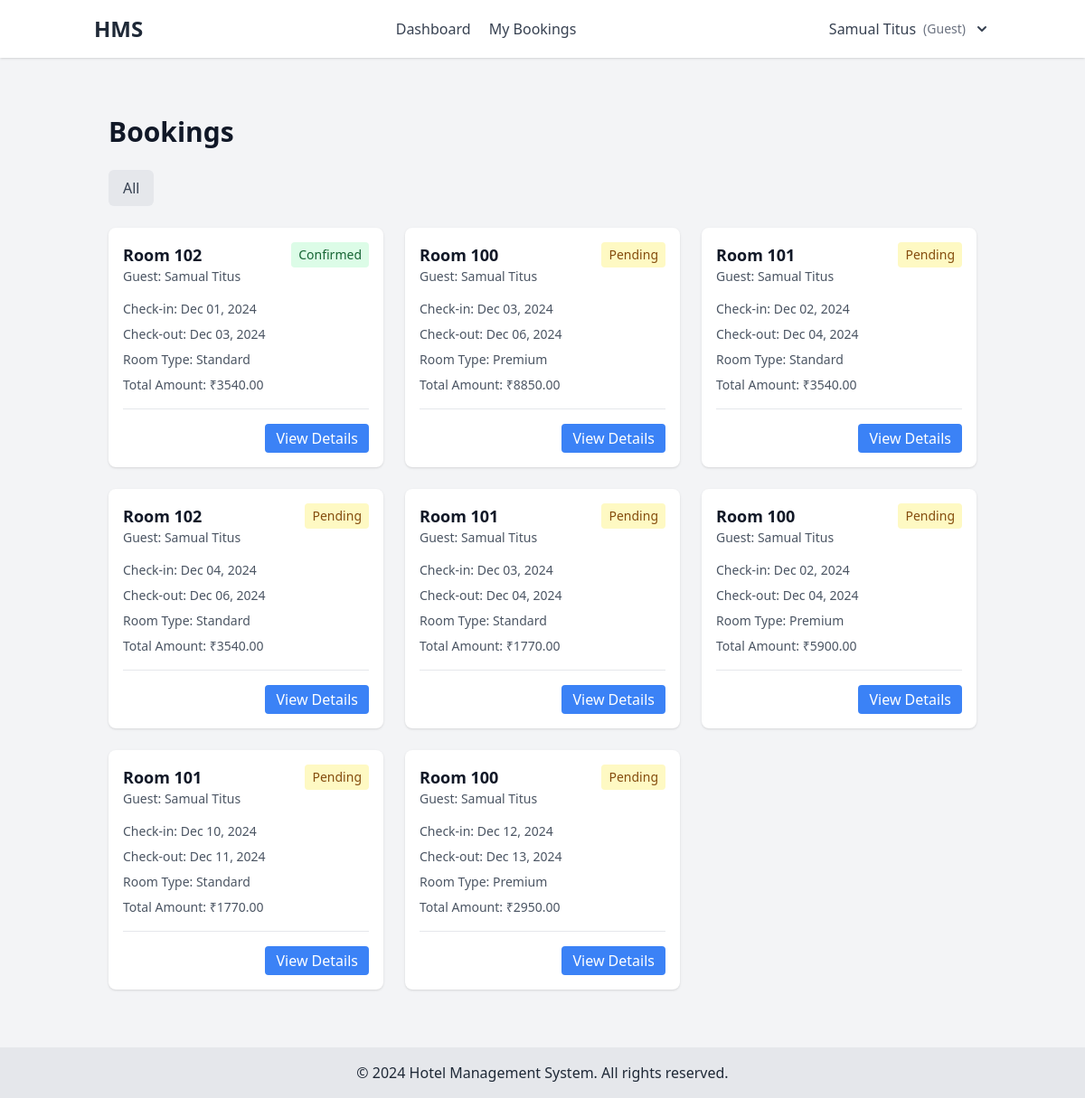
/bookings/list/ (signed in), run on the app's committed database.
### hms_app/models.py (models this page shows, shortened)
class User(AbstractUser):
    ADMIN = 'admin'
    MANAGER = 'manager'
    RECEPTIONIST = 'receptionist'
    HOUSEKEEPING = 'housekeeping'
    GUEST = 'guest'
    ROLE_CHOICES = [
        (ADMIN, 'Admin'),
        (MANAGER, 'Manager'),
        (RECEPTIONIST, 'Receptionist'),
        (HOUSEKEEPING, 'Housekeeping'),
        (GUEST, 'Guest'),
    ]
    role = models.CharField(max_length=20, choices=ROLE_CHOICES, default=GUEST)
    phone_number = models.CharField(max_length=15, blank=True)
    two_factor_enabled = models.BooleanField(default=False)
    two_factor_code = models.CharField(max_length=6, null=True, blank=True)

class Booking(models.Model):
    BOOKING_SOURCE_CHOICES = [
        ('DIRECT', 'Direct'),
        ('ONLINE', 'Online'),
    ]
    STATUS_CHOICES = (
        ('PENDING', 'Pending'),
        ('CONFIRMED', 'Confirmed'),
        ('CHECKED_IN', 'Checked In'),
        ('CHECKED_OUT', 'Checked Out'),
        ('CANCELLED', 'Cancelled'),
    )
    room = models.ForeignKey('Room', on_delete=models.CASCADE)
    guest = models.ForeignKey('User', on_delete=models.CASCADE)
    check_in_date = models.DateField()
    check_out_date = models.DateField()
    adults = models.PositiveIntegerField(default=1)
    children = models.PositiveIntegerField(default=0)
    booking_source = models.CharField(max_length=20, choices=BOOKING_SOURCE_CHOICES, default='DIRECT')
    created_at = models.DateTimeField(auto_now_add=True)
    updated_at = models.DateTimeField(auto_now=True)
    status = models.CharField(max_length=20, choices=STATUS_CHOICES, default='PENDING')
    room_charges = models.DecimalField(max_digits=10, decimal_places=2, default=0)
    service_charges = models.DecimalField(max_digits=10, decimal_places=2, default=0)
    tax_amount = models.DecimalField(max_digits=10, decimal_places=2, default=0)
    total_amount = models.DecimalField(max_digits=10, decimal_places=2, default=0)
    advance_payment = models.DecimalField(max_digits=10, decimal_places=2, default=0)
    payment_status = models.CharField(max_length=20, choices=[
        ('PENDING', 'Pending'),
        ('PARTIAL', 'Partial'),
        ('PAID', 'Paid')
    ], default='PENDING')

class Room(models.Model):
    ROOM_STATUS = [
        ('AVAILABLE', 'Available'),
        ('OCCUPIED', 'Occupied'),
        ('MAINTENANCE', 'Under Maintenance')
    ]
    room_number = models.CharField(max_length=10, unique=True)
    category = models.ForeignKey(RoomCategory, on_delete=models.PROTECT, related_name='rooms', null=True, blank=True)
    max_occupancy = models.PositiveIntegerField(default=2)
    bed_count = models.PositiveIntegerField(default=1)
    has_wifi = models.BooleanField(default=True)
    has_ac = models.BooleanField(default=True)
    status = models.CharField(max_length=20, choices=ROOM_STATUS, default='AVAILABLE')
    image = models.ImageField(upload_to='room_images/', null=True, blank=True)
    created_at = models.DateTimeField(default=timezone.now)
    updated_at = models.DateTimeField(auto_now=True)
    class Meta:
        ordering = ['room_number']

class RoomCategory(models.Model):
    name = models.CharField(max_length=50)
    base_price = models.DecimalField(max_digits=10, decimal_places=2)
    description = models.TextField(blank=True)
    class Meta:
        verbose_name_plural = "Room Categories"

### hms_app/views.py (the view)
# urls.py: path('bookings/list/', views.booking_list, name='booking_list'),
@login_required
def booking_list(request):
    if request.user.role == User.MANAGER:
        bookings = Booking.objects.all()
    elif request.user.role == User.RECEPTIONIST:
        bookings = Booking.objects.all()
    else:
        bookings = Booking.objects.filter(guest=request.user)
    return render(request, 'bookings/booking_list.html', {'bookings': bookings})

### templates/bookings/booking_list.html (shortened to what this page needs)
{% extends 'base.html' %}
{% block content %}
<div class="container mx-auto px-4 py-8">
    <div class="flex justify-between items-center mb-6">
        <h1 class="text-3xl font-bold text-gray-900">Bookings</h1>
    </div>
    <div class="flex space-x-4 mb-6">
        <button class="px-4 py-2 rounded-md {% if status == 'all' %}bg-blue-500 text-white{% else %}bg-gray-200 text-gray-700{% endif %} hover:bg-blue-600 hover:text-white">
            All
        </button>
    </div>
    <div class="grid gap-6 md:grid-cols-2 lg:grid-cols-3">
        {% for booking in bookings %}
        <div class="bg-white rounded-lg shadow overflow-hidden">
            <div class="p-4">
                <div class="flex justify-between items-start mb-4">
                    <div>
                        <h3 class="text-lg font-bold text-gray-900">
                            Room {{ booking.room.room_number }}
                        </h3>
                        <p class="text-sm text-gray-600">
                            Guest: {{ booking.guest.get_full_name }}
                        </p>
                    </div>
                    <span class="px-2 py-1 text-sm rounded
                        {% if booking.status == 'CONFIRMED' %}bg-green-100 text-green-800
                        {% elif booking.status == 'CHECKED_IN' %}bg-blue-100 text-blue-800
                        {% elif booking.status == 'CHECKED_OUT' %}bg-gray-100 text-gray-800
                        {% else %}bg-yellow-100 text-yellow-800{% endif %}">
                        {{ booking.get_status_display }}
                    </span>
                </div>
                <div class="space-y-2 text-sm text-gray-600">
                    <p>Check-in: {{ booking.check_in_date|date:"M d, Y" }}</p>
                    <p>Check-out: {{ booking.check_out_date|date:"M d, Y" }}</p>
                    <p>Room Type: {{ booking.room.category.name }}</p>
                    <p>Total Amount: ₹{{ booking.total_amount }}</p>
                </div>
                <div class="border-t mt-4 pt-4">
                    <div class="flex justify-end space-x-2">
                        <a href="{% url 'booking_detail' booking.id %}"
                           class="px-3 py-1 bg-blue-500 text-white rounded hover:bg-blue-600">
                            View Details
                        </a>
                    </div>
                </div>
            </div>
        </div>
        {% empty %}
        <div class="col-span-3 text-center py-8">
            <p class="text-gray-500">No bookings found.</p>
        </div>
        {% endfor %}
    </div>
</div>
{% endblock %}

### templates/base.html (shortened to what this page needs)
<!DOCTYPE html>
<html lang="en">
<head>
    <script src="https://cdn.tailwindcss.com"></script>
</head>
<body class="min-h-screen bg-gray-100 text-gray-800 flex flex-col">
    <header class="bg-white shadow">
        <div class="container mx-auto px-4 py-4 flex justify-between items-center">
            <a href="{% url 'dashboard' %}" class="text-2xl font-bold">HMS</a>
            <nav class="space-x-4">
                {% if user.is_authenticated %}
                {% if user.role == 'admin' %}
                <a href="{% url 'dashboard' %}" class="text-gray-700 hover:text-blue-500">Dashboard</a>
                <a href="{% url 'room_list' %}" class="text-gray-700 hover:text-blue-500">Rooms</a>
                <a href="{% url 'generate_reports' %}" class="text-gray-700 hover:text-blue-500">Reports</a>
                <a href="{% url 'payroll_summary' %}" class="text-gray-700 hover:text-blue-500">Payroll</a>
                {% elif user.role == 'receptionist' %}
                <a href="{% url 'dashboard' %}" class="text-gray-700 hover:text-blue-500">Dashboard</a>
                <a href="{% url 'booking_list' %}" class="text-gray-700 hover:text-blue-500">Reservations</a>
                {% elif user.role == 'housekeeping' %}
                <a href="{% url 'dashboard' %}" class="text-gray-700 hover:text-blue-500">Dashboard</a>
                {% else %}
                <a href="{% url 'dashboard' %}" class="text-gray-700 hover:text-blue-500">Dashboard</a>
                <a href="{% url 'booking_list' %}" class="text-gray-700 hover:text-blue-500">My Bookings</a>
                {% endif %}
                {% endif %}
            </nav>
            <div class="flex items-center">
                {% if user.is_authenticated %}
                <div x-data="{ open: false }" class="relative">
                    <button @click="open = !open" class="flex items-center space-x-2 text-gray-700 hover:text-blue-500">
                        <span>{{ user.get_full_name|default:user.username }}</span>
                        <span class="text-sm text-gray-500">({{ user.role|title }})</span>
                        <svg xmlns="http://www.w3.org/2000/svg" class="h-5 w-5" viewBox="0 0 20 20" fill="currentColor">
                            <path fill-rule="evenodd"
                                d="M5.293 7.293a1 1 0 011.414 0L10 10.586l3.293-3.293a1 1 0 111.414 1.414l-4 4a1 1 0 01-1.414 0l-4-4a1 1 0 010-1.414z"
                                clip-rule="evenodd" />
                        </svg>
                    </button>
                </div>
                {% else %}
                <div class="space-x-4">
                    <a href="{% url 'login' %}" class="text-blue-500 hover:underline">Login</a>
                    <a href="{% url 'register' %}" class="text-blue-500 hover:underline">Register</a>
                </div>
                {% endif %}
            </div>
        </div>
    </header>
    <main class="container mx-auto px-4 py-8 flex-grow">
        {% block content %}{% endblock %}
    </main>
    <footer class="bg-gray-200 text-center py-4 mt-auto">
        <p>&copy; {% now "Y" %} Hotel Management System. All rights reserved.</p>
    </footer>
</body>
</html>

### data on the page
User: get_full_name "Samual Titus", role "Guest"
Booking: room.room_number "102", guest.get_full_name "Samual Titus", status "Confirmed", check_in_date "Dec 01, 2024", check_out_date "Dec 03, 2024", room.category.name "Standard", total_amount "3540.00"
Booking: room.room_number "100", guest.get_full_name "Samual Titus", status "Pending", check_in_date "Dec 03, 2024", check_out_date "Dec 06, 2024", room.category.name "Premium", total_amount "8850.00"
Booking: room.room_number "101", guest.get_full_name "Samual Titus", status "Pending", check_in_date "Dec 02, 2024", check_out_date "Dec 04, 2024", room.category.name "Standard", total_amount "3540.00"
Booking: room.room_number "102", guest.get_full_name "Samual Titus", status "Pending", check_in_date "Dec 04, 2024", check_out_date "Dec 06, 2024", room.category.name "Standard", total_amount "3540.00"
Booking: room.room_number "101", guest.get_full_name "Samual Titus", status "Pending", check_in_date "Dec 03, 2024", check_out_date "Dec 04, 2024", room.category.name "Standard", total_amount "1770.00"
Booking: room.room_number "100", guest.get_full_name "Samual Titus", status "Pending", check_in_date "Dec 02, 2024", check_out_date "Dec 04, 2024", room.category.name "Premium", total_amount "5900.00"
Booking: room.room_number "101", guest.get_full_name "Samual Titus", status "Pending", check_in_date "Dec 10, 2024", check_out_date "Dec 11, 2024", room.category.name "Standard", total_amount "1770.00"
Booking: room.room_number "100", guest.get_full_name "Samual Titus", status "Pending", check_in_date "Dec 12, 2024", check_out_date "Dec 13, 2024", room.category.name "Premium", total_amount "2950.00"
